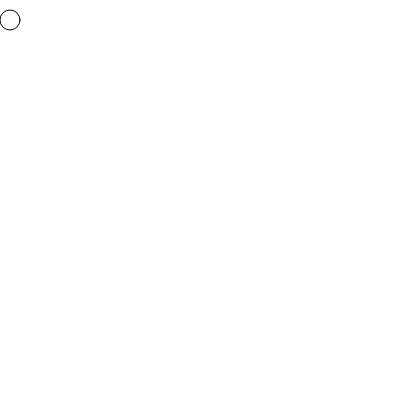
Frame 1 (no input)
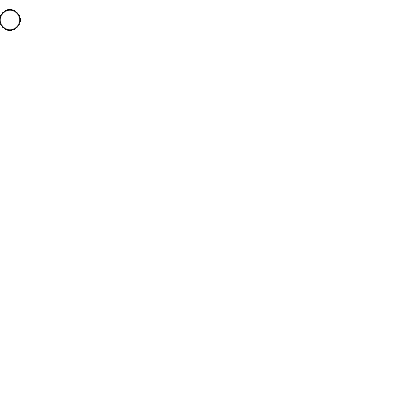
Frame 60 (no input)
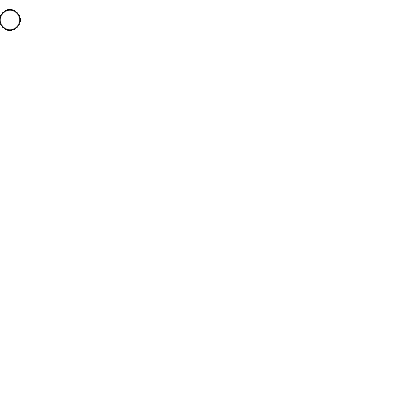
Frame 120 (the mouse pressed at the canvas centre since frame 60)

The p5.js sketch that drew these frames (run headless with seeded random() and noise() and a simulated clock; from frame 60 on, the mouse is pressed at the canvas centre):

// p5.js sketch
// ── sketch.js
var circleX = 10;
var circleY = 20;
var circleSize = 20;
var speedX = 2;
var speedY = 2.5;

function setup() {
  createCanvas(400, 400);
}

function draw() {
  background(100);

  move();
  bounce();
  draw();
}

function move() {
  circleX = circleX + speedX;
  circleY = circleY + speedY;
}

function bounce() {
  if (circleX > width || circleX < 0) {
    speedX *= -1;
  } else if (circleY > height || circleY < 0) {
    speedY *= -1;
  }
}

function draw() {
  ellipse(circleX, circleY, circleSize, circleSize);
}
